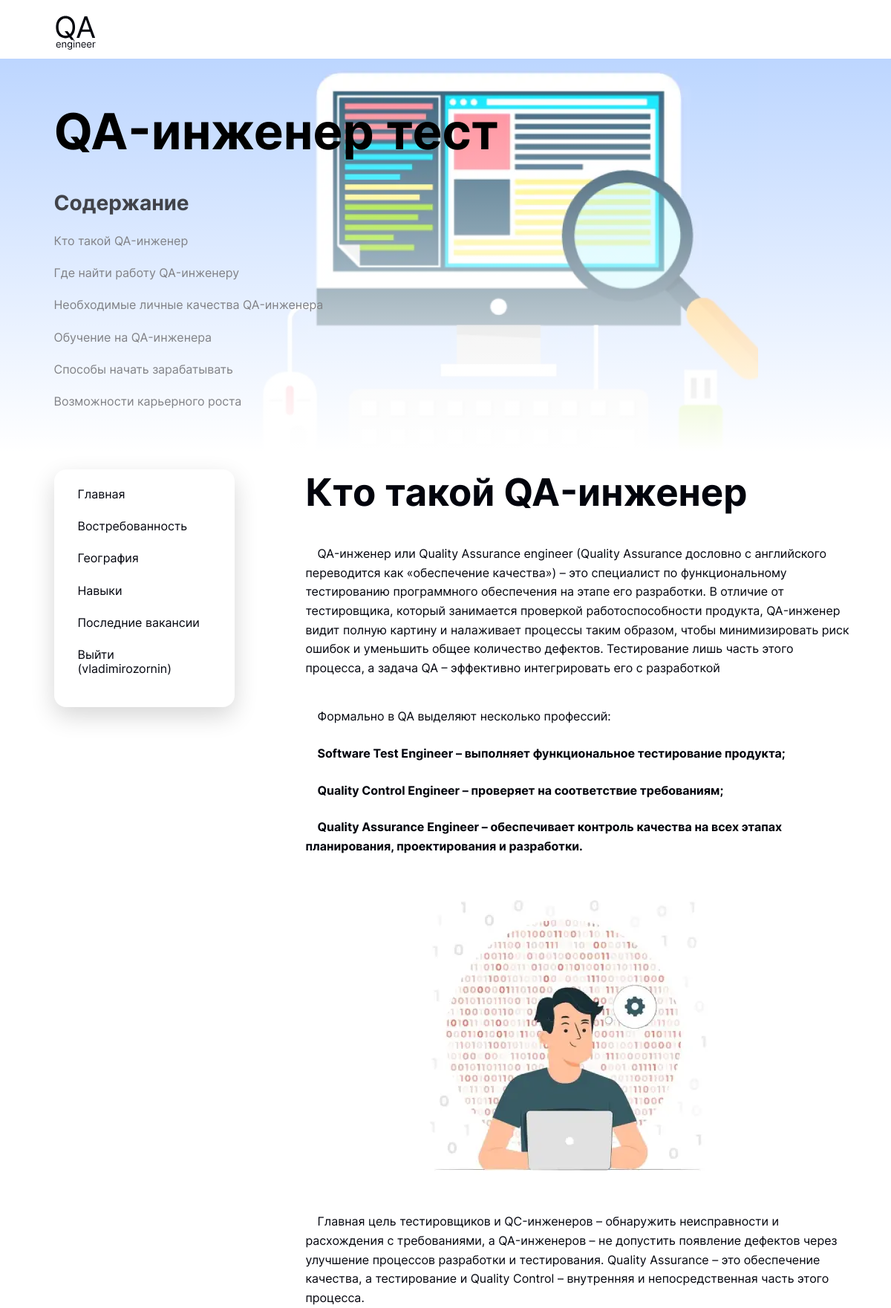
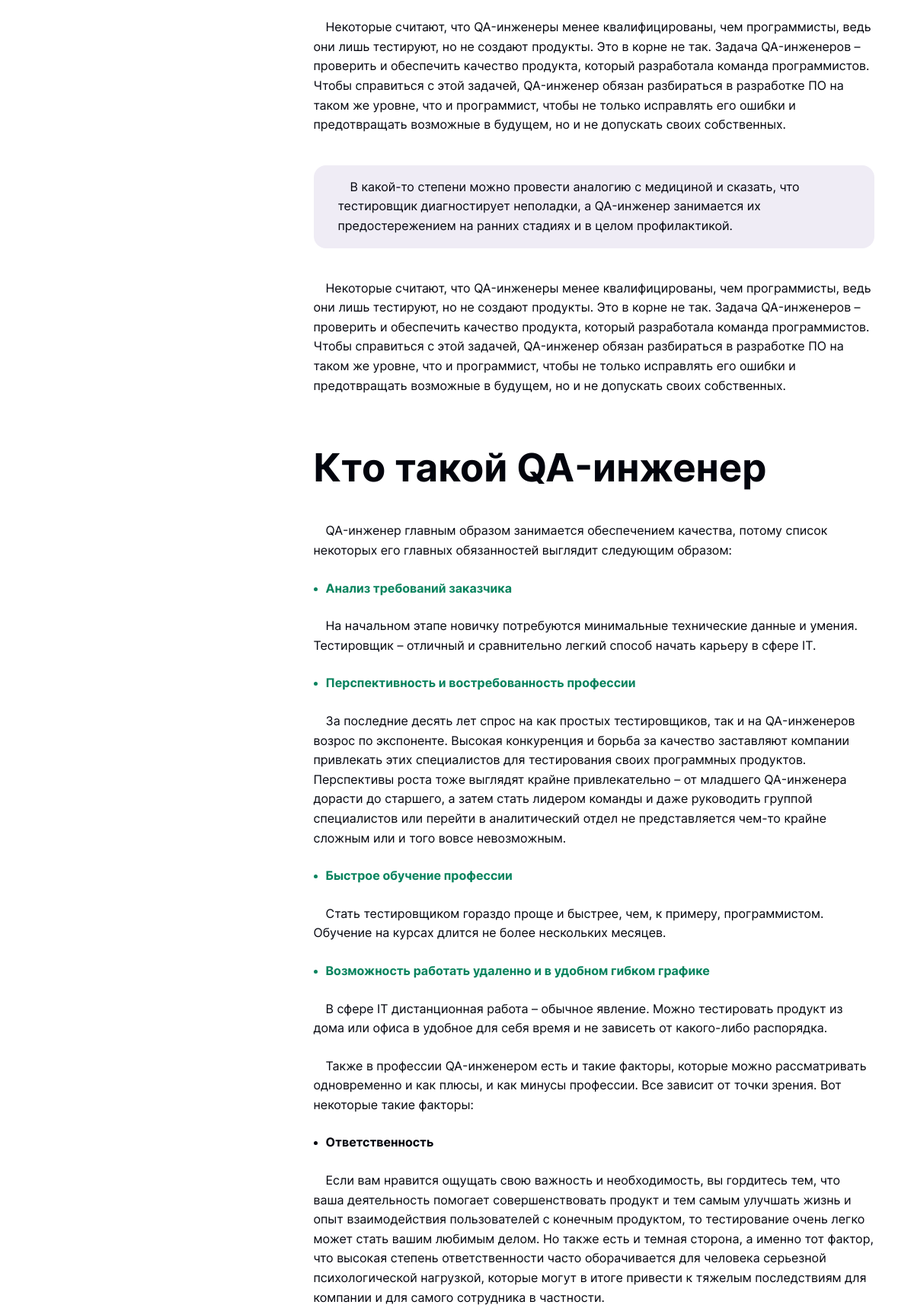
Page / (signed in, upper part) on the committed database (2 pictures, top to bottom).
### qa_engineer/models.py (models this page shows, shortened)
class Post(models.Model):
    title = models.CharField(max_length=140)
    section1 = models.TextField()
    content = models.TextField()

### qa_engineer/views.py (the view)
# urls.py: path('', views.home, name='qa-home'),
def home(request):
    content = get_content('Главная')
    return render(request, 'qa_engineer/index.html', content)

### qa_engineer/views.py (called while the page is built)
def get_content(name: str):
    content = \
        {'content': Post.objects.filter(title=name).first(),
         'title': name}
    return content

### qa_engineer/templates/qa_engineer/index.html (shortened to what this page needs)
{% extends "qa_engineer/base.html" %}
{% load static %}
{% block section1 %}
    {{ content.section1|safe }}
{% endblock %}
{% block content %}
    {{ content.content|safe }}
{% endblock %}

### qa_engineer/templates/qa_engineer/base.html (shortened to what this page needs)
<!DOCTYPE html>
{% load static %}
<html lang="ru">
<head>
    <link rel="stylesheet" href="{% static 'qa_engineer/css/style.min.css' %}">
</head>
<body>
<div class="wrapper">
    <header>
        <div class="container">
            <div class="header__row">
                <img src="{% static 'qa_engineer/img/svgicons/logo.svg' %}" alt="logo">
            </div>
        </div>
    </header>
    <main class="content">
        {% block section1 %} {% endblock %}
        <section class="page-inner">
            <div class="container">
                <div class="page-inner__row">
                    <aside class="page-aside aside-index">
                        <ul class="page-aside__row aside-index__row">
                            <a class="page-aside__link aside-index__link" href="{% url 'qa-home' %}">
                                <li>Главная</li>
                            </a>
                            <a class="page-aside__link aside-index__link" href="{% url 'demand' %}">
                                <li>Востребованность</li>
                            </a>
                            <a class="page-aside__link aside-index__link" href="{% url 'geography' %}">
                                <li>География</li>
                            </a>
                            <a class="page-aside__link aside-index__link" href="{% url 'skills' %}">
                                <li>Навыки</li>
                            </a>
                            <a class="page-aside__link aside-index__link" href="{% url 'recent-vacancies' %}">
                                <li>Последние вакансии</li>
                            </a>
                            {% if user.is_authenticated %}
                            <a class="page-aside__link aside-index__link" href="{% url 'logout' %}">
                                <li>Выйти ({{user.username}})</li>
                            </a>
                            {% endif %}
                        </ul>
                    </aside>
                    {% block content %} {% endblock %}
                </div>
            </div>
        </section>
    </main>
</div>
</body>
</html>

### rows in the picture
Post: section1 "QA-инженер тест Содержание Кто такой QA-инженер Где найти работу QA-инженеру Необходимые личные качества QA-инженера Обучение на QA-инженера Способы начать зарабатывать Возможности карьерного роста", section1 (picture), content "Кто такой QA-инженер QA-инженер или Quality Assurance engineer (Quality Assurance дословно с английского переводится как «обеспечение качества») – это специалист по функциональному тестированию программного обеспечения на этапе его разработки. В отличие от тестировщика, который занимается проверкой работоспособности продукта, QA-инженер видит полную картину и налаживает процессы таким образом, чтобы минимизировать риск ошибок и уменьшить общее количество дефектов. Тестирование лишь часть этого процесса, а задача QA – эффективно интегрировать его с разработкой Формально в QA выделяют несколько профессий: Software Test Engineer – выполняет функциональное тестирование продукта; Quality Control…", content (picture)

### other values in the picture
{{ user.username }} "vladimirozornin"
